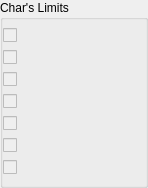
       <widget class="QGroupBox" name="groupBox_2">
        <property name="enabled">
         <bool>true</bool>
        </property>
        <property name="geometry">
         <rect>
          <x>210</x>
          <y>210</y>
          <width>148</width>
          <height>188</height>
         </rect>
        </property>
        <property name="title">
         <string>Char's Limits</string>
        </property>
        <layout class="QVBoxLayout" name="verticalLayout">
         <property name="spacing">
          <number>0</number>
         </property>
         <property name="leftMargin">
          <number>0</number>
         </property>
         <property name="topMargin">
          <number>1</number>
         </property>
         <property name="rightMargin">
          <number>0</number>
         </property>
         <property name="bottomMargin">
          <number>2</number>
         </property>
         <item>
          <widget class="QCheckBox" name="limit_1a">
           <property name="enabled">
            <bool>false</bool>
           </property>
           <property name="text">
            <string/>
           </property>
          </widget>
         </item>
         <item>
          <widget class="QCheckBox" name="limit_1b">
           <property name="enabled">
            <bool>false</bool>
           </property>
           <property name="text">
            <string/>
           </property>
          </widget>
         </item>
         <item>
          <widget class="QCheckBox" name="limit_2a">
           <property name="enabled">
            <bool>false</bool>
           </property>
           <property name="text">
            <string/>
           </property>
          </widget>
         </item>
         <item>
          <widget class="QCheckBox" name="limit_2b">
           <property name="enabled">
            <bool>false</bool>
           </property>
           <property name="text">
            <string/>
           </property>
          </widget>
         </item>
         <item>
          <widget class="QCheckBox" name="limit_3a">
           <property name="enabled">
            <bool>false</bool>
           </property>
           <property name="text">
            <string/>
           </property>
          </widget>
         </item>
         <item>
          <widget class="QCheckBox" name="limit_3b">
           <property name="enabled">
            <bool>false</bool>
           </property>
           <property name="text">
            <string/>
           </property>
          </widget>
         </item>
         <item>
          <widget class="QCheckBox" name="limit_4">
           <property name="enabled">
            <bool>false</bool>
           </property>
           <property name="text">
            <string/>
           </property>
          </widget>
         </item>
        </layout>
       </widget>
